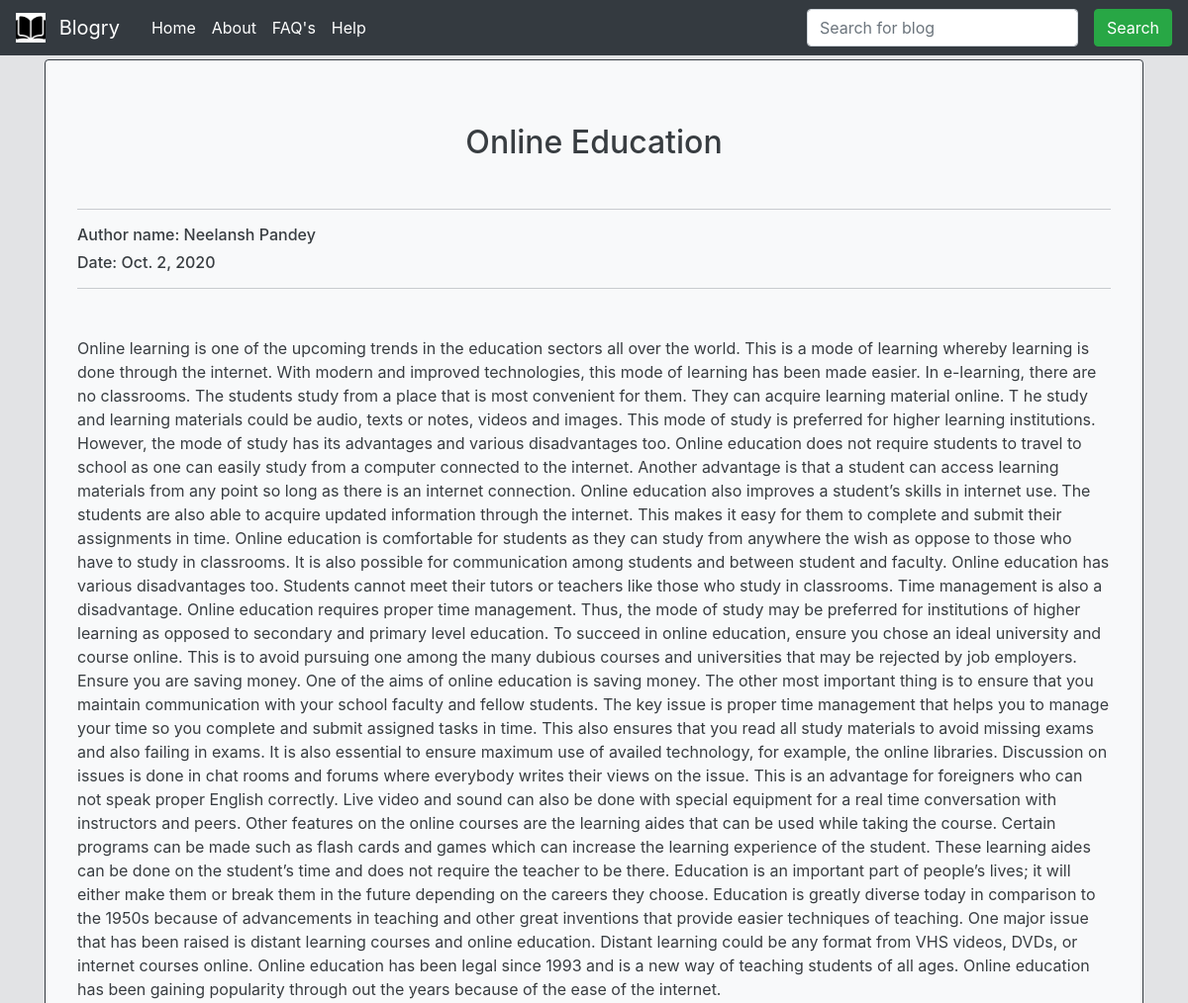
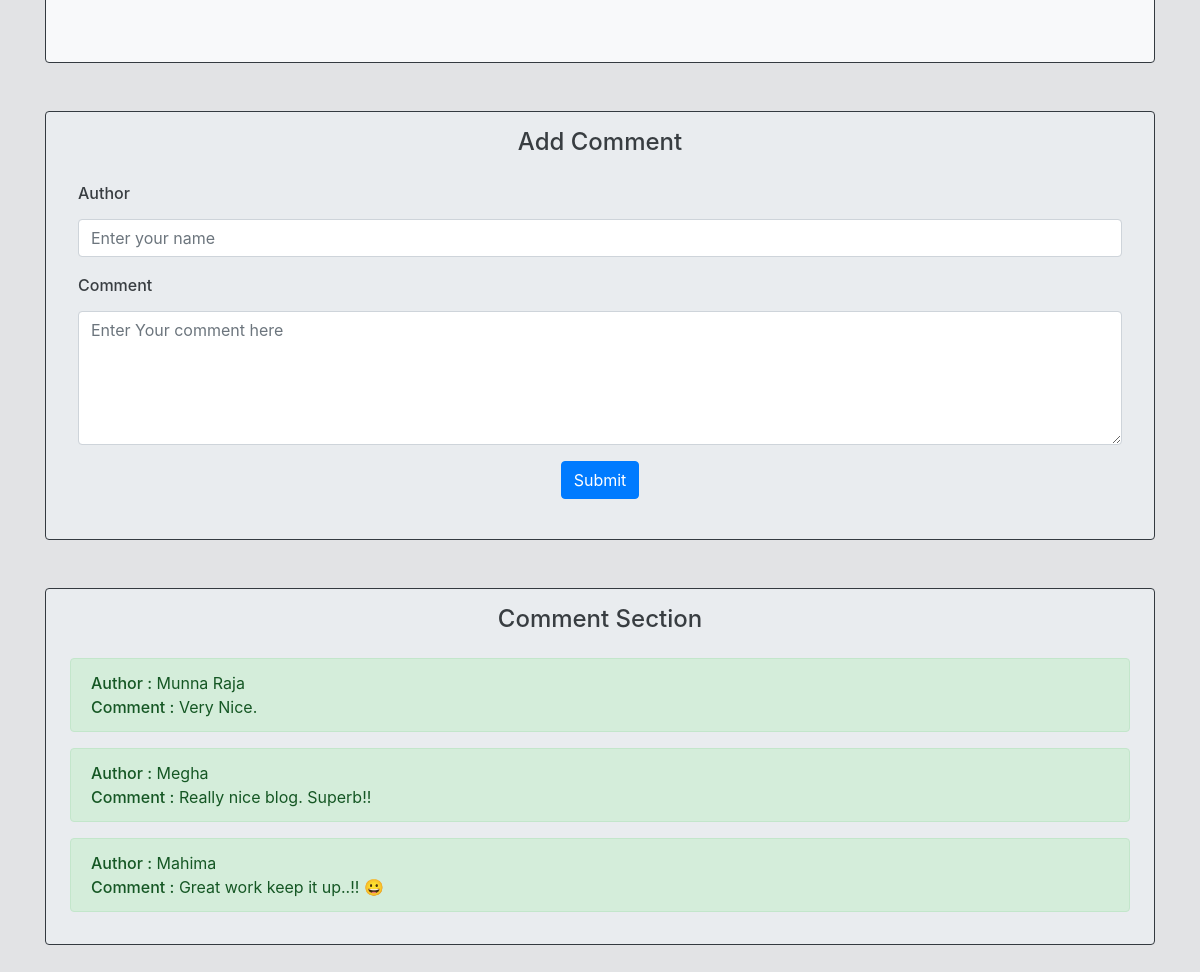
The app's page /details/48/ with its own data (2 pictures, top to bottom).
### home/models.py (models this page shows, shortened)
class Blogs(models.Model):
    blogTitle=models.CharField(max_length=255)
    blogAuthor = models.CharField(max_length=122)
    blogContent=models.TextField()
    time=models.DateField()

class CommentBlog(models.Model):
    commentName = models.CharField(max_length=20)
    commentText = models.TextField()
    blog = models.ForeignKey('Blogs', on_delete=models.CASCADE)

### home/views.py (the view)
# urls.py: path('details/<int:id>/',homeViews.details,name='details'),
def details(request, id=None):
    data = Blogs.objects.get(id=id)
    if request.method == 'POST':
        commentName = request.POST.get('commentName')
        commentText = request.POST.get('commentText')
        comment = CommentBlog(commentName=commentName, commentText=commentText, blog=data)
        comment.save()
        return redirect("/details/{}/".format(data.id))
    blog = get_object_or_404(Blogs, id=id)
    comments = CommentBlog.objects.filter(blog=data)
    return render(request, 'home/details.html', {'blog': blog, 'comments': comments,'data':data})

### home/templates/home/details.html (shortened to what this page needs)
{%extends 'home/base.html'%}
{% block content-2 %}
<div class="container mt-1">
    <div class="jumbotron border border-dark rounded bg-light">
        <h2 class="text-center mb-5">{{ blog.blogTitle }}</h2>
        <hr>
        <h6 class="mt-3">Author name: {{ blog.blogAuthor }}</h6>
        <h6>Date: {{ blog.time }}</h6>
        <hr>
        <div class="font-weight-normal mt-5">{{ blog.blogContent }}</div>
    </div>
</div>
<div class="container mt-5">
    <div class="jumbotron border border-dark rounded py-3">
        <h4 class="text-center mb-4">Add Comment</h4>
        <form method="post" action="">
            <div class="form-group">
                <label for="commentName" class="h6 mb-3">Author</label>
                <input type="text" class="form-control" name="commentName" id="inputAddress" placeholder="Enter your name">
            </div>
            <div class="form-group">
                <label for="commentText" class="h6 mb-3">Comment</label>
                <textarea class="form-control" id="commentText" name="commentText" rows="5" placeholder="Enter Your comment here"></textarea>
                <div class="text-center mt-3"><button type="submit" class="btn btn-primary mb-2">Submit</button></div>
            </div>
        </form>
    </div>
</div>
<div class="container mt-5">
    <div class="jumbotron border border-dark rounded py-3 px-4">
        <h4 class="text-center mb-4">Comment Section</h6>
                {% for c in comments%}
                <div class="alert alert-success text-black" role="alert">
                    <span class="h6">Author :</span> {{c.commentName}} <br>
                    <span class="h6">Comment :</span> {{c.commentText}}
                </div>
                {%endfor%}
    </div>
</div>
{% endblock %}

### records on screen
Blogs: blogTitle "Online Education", blogAuthor "Neelansh Pandey", time "Oct. 2, 2020", blogContent "Online learning is one of the upcoming trends in the education sectors all over the world. This is a mode of learning whereby learning is done through the internet. With modern and improved technologies, this mode of learning has been made easier. In e-learning, there are no classrooms. The students study from a place that is most convenient for them. They can acquire learning material online. T he study and learning materials could be audio, texts or notes, videos and images. This mode of study is preferred for higher learning institutions. However, the mode of study has its advantages and various disadvantages too. Online education does not require students to travel to school as one can…"
CommentBlog: commentName "Munna Raja", commentText "Very Nice."
CommentBlog: commentName "Megha", commentText "Really nice blog. Superb!!"
CommentBlog: commentName "Mahima", commentText "Great work keep it up..!! 😀"
